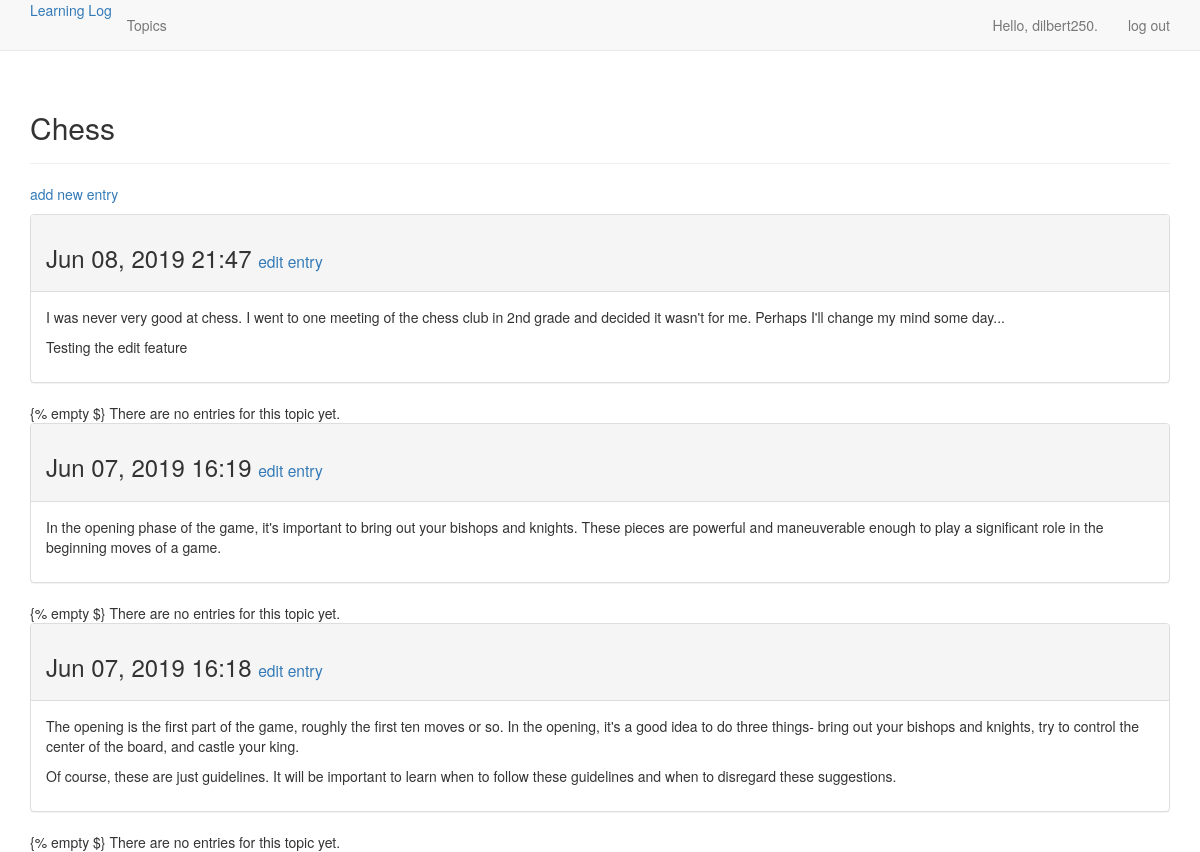
/topics/1 (signed in), run on the app's committed database.
### learning_logs/models.py (models this page shows, shortened)
class Topic(models.Model):
    text = models.CharField(max_length=200)
    date_added = models.DateTimeField(auto_now_add=True)
    owner = models.ForeignKey(User, on_delete=models.CASCADE)
    def __str__(self):
        return self.text

class Entry(models.Model):
    topic = models.ForeignKey(Topic, on_delete=models.CASCADE)
    text = models.TextField()
    date_added = models.DateTimeField(auto_now_add=True)
    class Meta:
        verbose_name_plural = 'entries'

### learning_logs/views.py (the view)
# urls.py: path('topics/<int:topic_id>', views.topic, name='topic'),
@login_required
def topic(request, topic_id):
    topic = Topic.objects.get(id=topic_id)
    check_user(request, topic)
    entries = topic.entry_set.order_by('-date_added')
    context = {'topic': topic, 'entries': entries}
    return render(request, 'learning_logs/topic.html', context)

### learning_logs/views.py (called while the page is built)
def check_user(request, topic):
    if topic.owner != request.user:
        raise Http404
    return

### learning_logs/templates/learning_logs/topic.html (shortened to what this page needs)
{% extends 'learning_logs/base.html' %}
{% block header %}
    <h2>{{topic}}</h2>
{% endblock header %}
{% block content %}
    <p>
        <a href="{% url 'learning_logs:new_entry' topic.id %}">add new entry</a>
    </p>
{% for entry in entries %}
    <div class="panel panel-default">
        <div class="panel-heading">
            <h3>
                {{entry.date_added|date:'M d, Y H:i'}}
                <small>
                    <a href="{% url 'learning_logs:edit_entry' entry.id %}">
                    edit entry</a>
                </small>
            </h3>
        </div>
        <div class="panel-body">
            {{entry.text|linebreaks}}
        </div>
    </div>
{% endblock content %}

### learning_logs/templates/learning_logs/base.html (shortened to what this page needs)
{% load bootstrap3 %}
<!DOCTYPE html>
<html lang='en'>
    <head>
        {% bootstrap_css %}
    </head>
    <body>
        <nav class="navbar navbar-default navbar-static-top">
            <div class="container">
                <div class="navbar-header">
                    <a c;ass="navbar-brand" href="{% url 'learning_logs:index' %}">Learning Log</a>
                </div>
                <div id="navbar" class="navbar-collapse collapse">
                    <ul class="nav navbar-nav">
                        <li><a href="{% url 'learning_logs:topics' %}">Topics</a></li>
                    </ul>
                    <ul class="nav navbar-nav navbar-right">
                        {% if user.is_authenticated %}
                            <li><a>Hello, {{user.username}}.</a></li>
                            <li><a href="{% url 'users:logout' %}">log out</a></li>
                        {% else %}
                            <li><a href="{% url 'users:register' %}">register</a></li>
                            <li><a href="{% url 'users:login' %}">login</a></li>
                        {% endif %}
                    </ul>
                </div>
            </div>
        </nav>
        <div class="container">
            <div class="page-header">
                {% block header %}{% endblock header %}
            </div>
            <div>
                {% block content %}{% endblock content %}
            </div>
        </div>
    </body>
</html>

### data on the page
Topic: text "Chess"
Entry: date_added "Jun 08, 2019 21:47", text "I was never very good at chess. I went to one meeting of the chess club in 2nd grade and decided it wasn't for me. Perhaps I'll change my mind some day... Testing the edit feature"
Entry: date_added "Jun 07, 2019 16:19", text "In the opening phase of the game, it's important to bring out your bishops and knights. These pieces are powerful and maneuverable enough to play a significant role in the beginning moves of a game."
Entry: date_added "Jun 07, 2019 16:18", text "The opening is the first part of the game, roughly the first ten moves or so. In the opening, it's a good idea to do three things- bring out your bishops and knights, try to control the center of the board, and castle your king. Of course, these are just guidelines. It will be important to learn when to follow these guidelines and when to disregard these suggestions."

### other printed values
{{ user.username }} "dilbert250"
